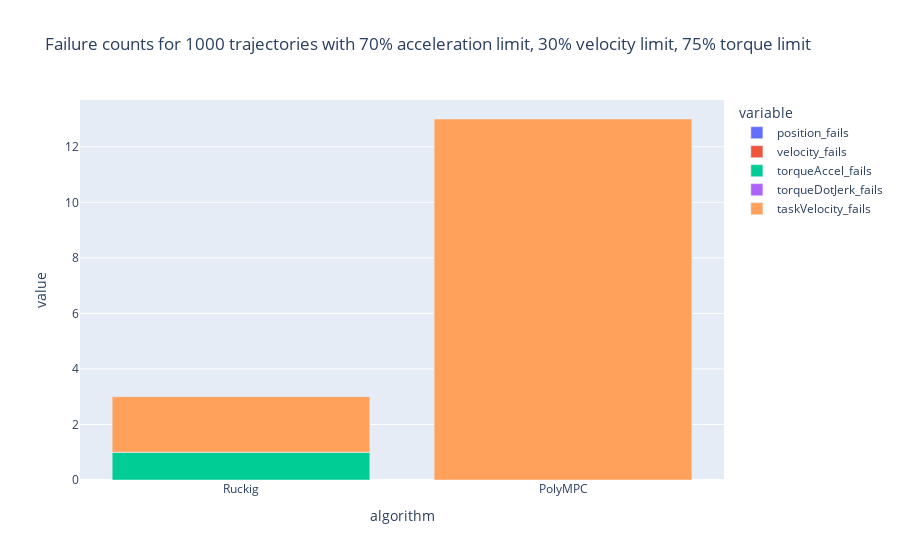

The cell this chart's notebook holds for it:
### Code cell
# Counting MPC failures
failure_position_mpc = ( np.count_nonzero(np.any(max_position_mpc > position_limit[1,:][:, None], axis=0)) +
                         np.count_nonzero(np.any(min_position_mpc < position_limit[0,:][:, None], axis=0)) )

failure_velocity_mpc = ( np.count_nonzero(np.any(max_velocity_mpc > velocity_limit[:, None], axis=0)) +
                         np.count_nonzero(np.any(min_velocity_mpc < -velocity_limit[:, None], axis=0)) )

failure_torqueAccel_mpc = ( np.count_nonzero( np.any(max_accel_mpc > acceleration_limit[:, None], axis=0)) +
                            np.count_nonzero( np.any(min_accel_mpc < -acceleration_limit[:, None], axis=0)) +
                            np.count_nonzero( np.any(max_torque_mpc > torque_limit[:, None], axis=0)) +
                            np.count_nonzero( np.any(min_torque_mpc < -torque_limit[:, None], axis=0)) )

failure_torqueDotJerk_mpc = np.count_nonzero(np.any(~flag_mpc[0:2,:], axis=0))

failure_taskVelocity_mpc = np.count_nonzero(np.any(~flag_mpc[2:4,:], axis=0))

failure_mpc = failure_position_mpc + failure_velocity_mpc + failure_torqueAccel_mpc + failure_torqueDotJerk_mpc + failure_taskVelocity_mpc


# Counting RK failures
failure_position_rk = np.count_nonzero(np.any(max_position_rk > position_limit[1,:][:, None], axis=0) |
                                        np.any(min_position_rk < position_limit[0,:][:, None], axis=0))

failure_velocity_rk = np.count_nonzero(np.any(max_velocity_rk > velocity_limit[:, None], axis=0) |
                                        np.any(min_velocity_rk < -velocity_limit[:, None], axis=0))

failure_torqueAccel_rk = np.count_nonzero( np.any(max_accel_rk > acceleration_limit[:, None], axis=0) |
                                            np.any(min_accel_rk < -acceleration_limit[:, None], axis=0) |
                                            np.any(max_torque_rk > torque_limit[:, None], axis=0) |
                                            np.any(min_torque_rk < -torque_limit[:, None], axis=0))

failure_torqueDotJerk_rk = np.count_nonzero(np.any(~flag_rk[0:2,:], axis=0))

failure_taskVelocity_rk = np.count_nonzero(np.any(~flag_rk[2:4,:], axis=0))

failure_rk = failure_position_rk + failure_velocity_rk + failure_torqueAccel_rk + failure_torqueDotJerk_rk + failure_taskVelocity_rk

failure = { 'algorithm': ["Ruckig", "PolyMPC"], 
            'position_fails': [failure_position_rk, failure_position_mpc],
            'velocity_fails': [failure_velocity_rk, failure_velocity_mpc], 
            'torqueAccel_fails': [failure_torqueAccel_rk, failure_torqueAccel_mpc], 
            'torqueDotJerk_fails': [failure_torqueDotJerk_rk, failure_torqueDotJerk_mpc],
            'taskVelocity_fails': [failure_taskVelocity_rk, failure_taskVelocity_mpc]}
failure_df = pd.DataFrame(data=failure)

failure_df

px.bar(failure_df,  x="algorithm",
                    y=["position_fails", "velocity_fails", "torqueAccel_fails", 'torqueDotJerk_fails', 'taskVelocity_fails'],
                    title="Failure counts for 1000 trajectories with 70% acceleration limit, 30% velocity limit, 75% torque limit")

### Figure 1 — Plotly figure (JSON) as saved in the notebook; plotly's stock layout.template omitted (floating-point values rounded to 4 significant figures)
{"data": [{"alignmentgroup": "True", "hovertemplate": "variable=position_fails<br>algorithm=%{x}<br>value=%{y}<extra></extra>", "legendgroup": "position_fails", "marker": {"color": "#636efa", "pattern": {"shape": ""}}, "name": "position_fails", "offsetgroup": "position_fails", "orientation": "v", "showlegend": true, "textposition": "auto", "type": "bar", "x": ["Ruckig", "PolyMPC"], "xaxis": "x", "y": [0, 0], "yaxis": "y"}, {"alignmentgroup": "True", "hovertemplate": "variable=velocity_fails<br>algorithm=%{x}<br>value=%{y}<extra></extra>", "legendgroup": "velocity_fails", "marker": {"color": "#EF553B", "pattern": {"shape": ""}}, "name": "velocity_fails", "offsetgroup": "velocity_fails", "orientation": "v", "showlegend": true, "textposition": "auto", "type": "bar", "x": ["Ruckig", "PolyMPC"], "xaxis": "x", "y": [0, 0], "yaxis": "y"}, {"alignmentgroup": "True", "hovertemplate": "variable=torqueAccel_fails<br>algorithm=%{x}<br>value=%{y}<extra></extra>", "legendgroup": "torqueAccel_fails", "marker": {"color": "#00cc96", "pattern": {"shape": ""}}, "name": "torqueAccel_fails", "offsetgroup": "torqueAccel_fails", "orientation": "v", "showlegend": true, "textposition": "auto", "type": "bar", "x": ["Ruckig", "PolyMPC"], "xaxis": "x", "y": [1, 0], "yaxis": "y"}, {"alignmentgroup": "True", "hovertemplate": "variable=torqueDotJerk_fails<br>algorithm=%{x}<br>value=%{y}<extra></extra>", "legendgroup": "torqueDotJerk_fails", "marker": {"color": "#ab63fa", "pattern": {"shape": ""}}, "name": "torqueDotJerk_fails", "offsetgroup": "torqueDotJerk_fails", "orientation": "v", "showlegend": true, "textposition": "auto", "type": "bar", "x": ["Ruckig", "PolyMPC"], "xaxis": "x", "y": [0, 0], "yaxis": "y"}, {"alignmentgroup": "True", "hovertemplate": "variable=taskVelocity_fails<br>algorithm=%{x}<br>value=%{y}<extra></extra>", "legendgroup": "taskVelocity_fails", "marker": {"color": "#FFA15A", "pattern": {"shape": ""}}, "name": "taskVelocity_fails", "offsetgroup": "taskVelocity_fails", "orientation": "v", "showlegend": true, "textposition": "auto", "type": "bar", "x": ["Ruckig", "PolyMPC"], "xaxis": "x", "y": [2, 13], "yaxis": "y"}], "layout": {"barmode": "relative", "legend": {"title": {"text": "variable"}, "tracegroupgap": 0}, "title": {"text": "Failure counts for 1000 trajectories with 70% acceleration limit, 30% velocity limit, 75% torque limit"}, "xaxis": {"anchor": "y", "domain": [0, 1], "title": {"text": "algorithm"}}, "yaxis": {"anchor": "x", "domain": [0, 1], "title": {"text": "value"}}}}
